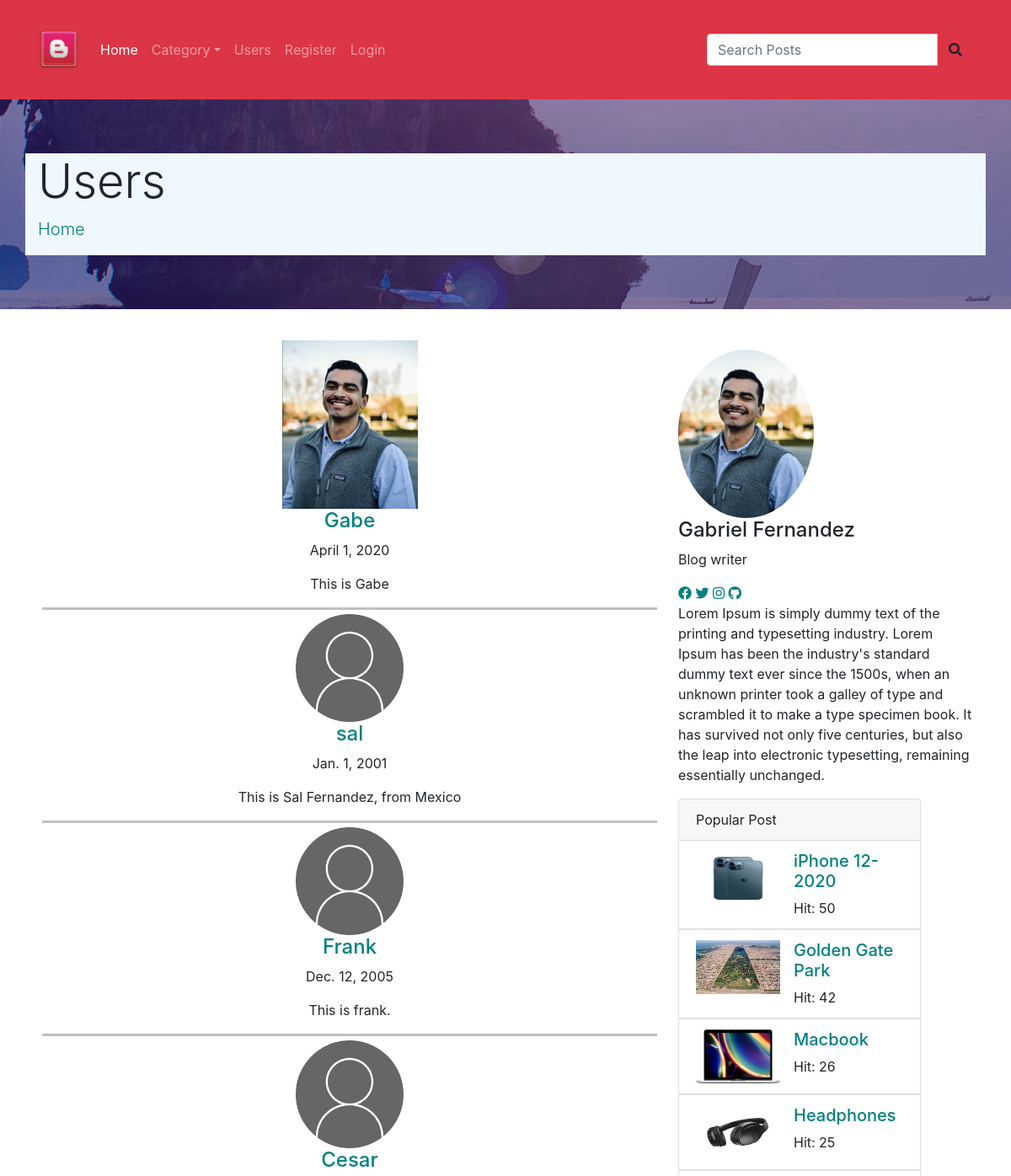
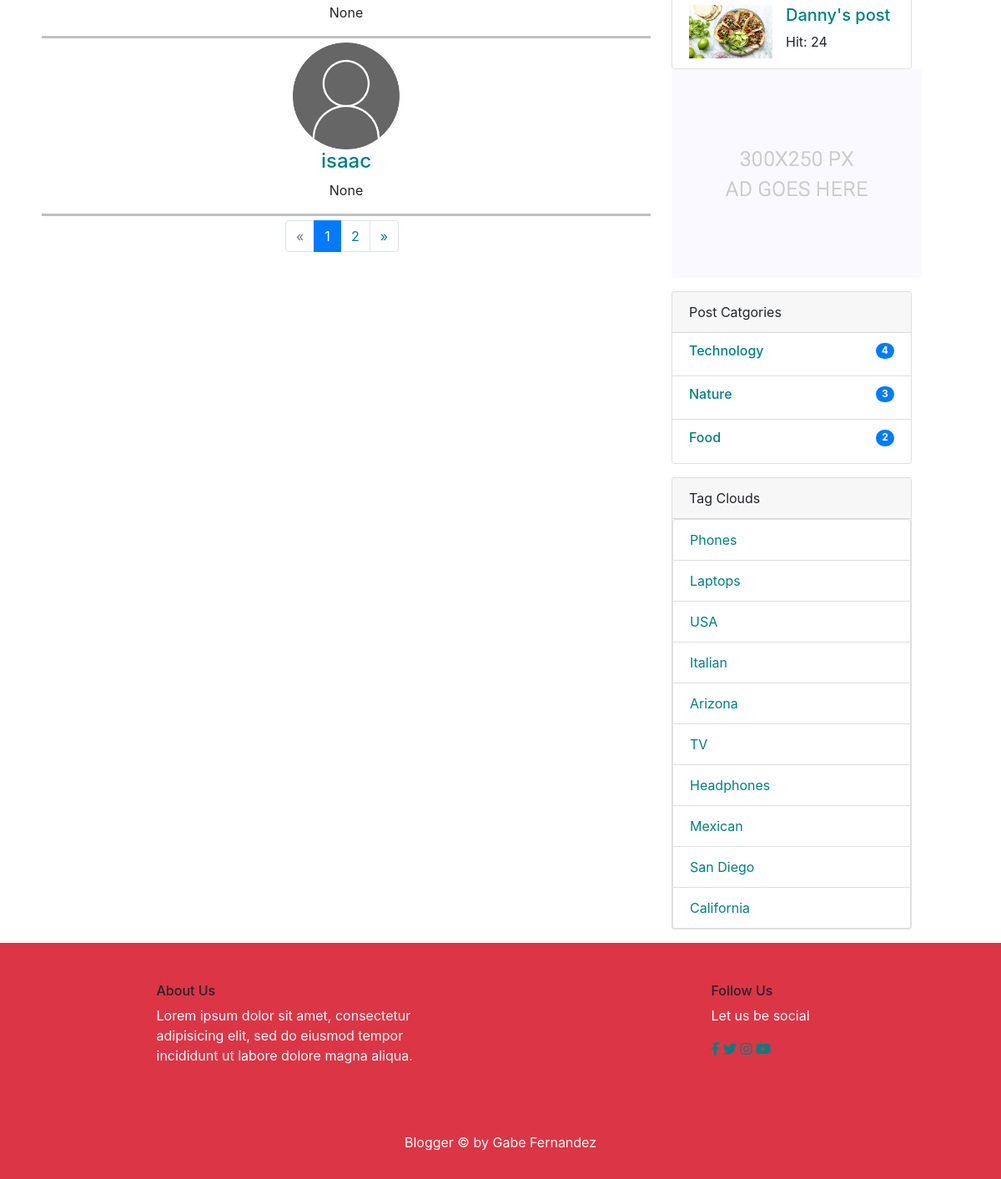
/users/, run on the app's committed database (2 pictures, top to bottom).
### users/models.py (models this page shows, shortened)
class UserProfile(models.Model):
    user = models.OneToOneField(settings.AUTH_USER_MODEL, on_delete=models.CASCADE)
    birthday = models.DateField(null=True, blank=True)
    bio = models.TextField(max_length=250, blank=True)
    image = models.ImageField(blank=True, null=True, default='users/user_default.png', upload_to='users')
    slug = models.SlugField(editable=False)

### posts/models.py (models this page shows, shortened)
class Post(models.Model):
    title = models.CharField(max_length=150)
    content = models.TextField()
    publishing_date = models.DateField(auto_now_add=True)
    image = models.ImageField(blank=True, null=True, upload_to='uploads')
    user = models.ForeignKey(settings.AUTH_USER_MODEL, on_delete=models.CASCADE)
    slug = models.SlugField(default="slug", editable=False)
    category = models.ForeignKey(Category, on_delete=models.CASCADE, related_name="posts", default=1)
    tag = models.ManyToManyField(Tag, related_name="posts", blank=True)
    slider_post = models.BooleanField(default=False)
    hit = models.PositiveIntegerField(default=0)

class Category(models.Model):
    title = models.CharField(max_length=100)
    slug = models.SlugField(editable=False)
    def post_count(self):
        return self.posts.all().count()

class Tag(models.Model):
    title = models.CharField(max_length=50)
    slug = models.SlugField(editable=False)
    def __str__(self):
        return self.title

### users/views.py (the view)
# urls.py: path('', UserListView.as_view(), name="user_list"),
class UserListView(ListView):
    template_name = 'users/user-list.html'
    model = UserProfile
    context_object_name = 'profiles'
    paginate_by = 5
    def get_context_data(self, **kwargs):
        context = super(UserListView, self).get_context_data(**kwargs)
        return context

### posts/templatetags/custom_tags.py (called while the page is built)
@register.simple_tag(name="categories")
def all_categories():
    return Category.objects.all()

@register.simple_tag(name="tags")
def all_tags():
    return Tag.objects.all()

@register.simple_tag(name="hit_posts")
def hit_posts():
    return Post.objects.order_by('-hit')[:5]

### templates/users/user-list.html (shortened to what this page needs)
{% extends 'posts/base.html'%}
{% load static %}
{% block content %}
        <div class="jumbotron jumbotron-fluid banner">
          <div class="container d-flex justify-content-center flex-column banner-text">
            <h1 class="display-4">Users</h1>
            <p class="lead"><a href="{% url 'index' %}">Home</a></p>
          </div>
        </div>
        <section class="blog_area ">
            <div class="container">
                <div class="row">
                    <div class="col-lg-8">
                        <div class="blog_left_sidebar" style="text-align:center;">
                            {% for profile in profiles %}
                            <div class="container" style="margin:5px; border-bottom:solid; border-color:silver">
                                <img src="{{profile.image.url}}">
								<a href="{% url 'users:user_posts' pk=profile.user.pk %}"> <h4>{{ profile.user.username }}</h4></a>
								<p>{{profile.birthday}}</p>
                                <p>{{profile.bio}}</p>
                            </div>
                            {% endfor %}
							{% if is_paginated %}
                            <nav class="blog-pagination justify-content-center d-flex">
		                        <ul class="pagination">
									{% if page_obj.has_previous %}
		                            <li class="page-item">
		                                <a href="?page={{page_obj.previous_page_number}}" class="page-link" aria-label="Previous">
		                                    <span aria-hidden="true">
		                                        <span aria-hidden="true">&laquo;</span>
        										<span class="sr-only">Previous</span>
		                                    </span>
		                                </a>
		                            </li>
									{%else%}
		                            <li class="page-item disabled">
		                                <a href="#" class="page-link" aria-label="Previous">
		                                    <span aria-hidden="true">
		                                        <span aria-hidden="true">&laquo;</span>
		                                    </span>
		                                </a>
		                            </li>
									{%endif%}
									{% for i in paginator.page_range %}
									{%if page_obj.number == i %}
		                            <li class="page-item active"><a href="#" class="page-link">{{i}}</a></li>
									{%else%}
		                            <li class="page-item"><a href="?page={{i}}" class="page-link">{{i}}</a></li>
									{%endif%}
									{%endfor%}
									{% if page_obj.has_next%}
		                            <li class="page-item">
		                                <a href="?page={{page_obj.next_page_number}}" class="page-link" aria-label="Next">
		                                    <span aria-hidden="true">
		                                        <span aria-hidden="true">&raquo;</span>
		                                    </span>
		                                </a>
		                            </li>
									{%endif%}
		                        </ul>
		                    </nav>
							{% endif %}
                        </div>
                    </div>
                    {% include 'posts/sidebar.html' %}
                </div>
            </div>
        </section>
{% endblock %}

### templates/posts/sidebar.html (shortened to what this page needs)
{% load static %}
{% load custom_tags %}
<div id=" sidebar"class=" col-lg-4" >
                        <div class="blog_right_sidebar my-3">
                            <aside class="author_section">
                                <img class="author_img rounded-circle" id="author_img" src="{% static "img/blog/gabe.png" %}" alt="">
                                <h4>Gabriel Fernandez</h4>
                                <p>Blog writer</p>
                                <div class="social_icon">
                                    <a href="#"><i class="fab fa-facebook"></i></a>
                                    <a href="#"><i class="fab fa-twitter"></i></a>
                                    <a href="#"><i class="fab fa-instagram"></i></a>
                                    <a href="#"><i class="fab fa-github"></i></a>
                                </div>
                                <p>Lorem Ipsum is simply dummy text of the printing and typesetting industry. Lorem Ipsum has been the industry's standard dummy text ever since the 1500s, when an unknown printer took a galley of type and scrambled it to make a type specimen book. It has survived not only five centuries, but also the leap into electronic typesetting, remaining essentially unchanged.</p>
                            </aside>
                            <div class="card" style="width: 18rem;">
                               <div class="card-header">
                                    Popular Post
                               </div>
                                {% hit_posts as posts %}
                                {% for post in posts %}
                               <ul class="list-group list-group-flush">
                                    <li class="list-group-item">
                                        <div class="media">
                                            <img src="{{post.image.url}}" class="mr-3" alt="..." style="height:64px; width:100px;">
                                            <div class="media-body">
                                                <a href="{% url 'detail' post.pk post.slug %}"><h5>{{ post.title }}</h5></a>
                                                Hit: {{post.hit}}
                                            </div>
                                        </div>
                                    </li>
                               </ul>
                                {%endfor %}
                            </div>
                            <aside class="single_sidebar_widget">
                                <a href="#"><img class="img-fluid" src="{% static "img/blog/add.jpg" %}" alt=""></a>
                            </aside>
                            <div class="card mt-3 " style="width: 18rem;">
                                <div class="card-header">
                                    Post Catgories
                                </div>
                                <ul class="list-group list-group-flush">
                                    {% categories as categories %}
                                    {% for category in categories %}
                                    <li class="list-group-item">
                                        <a href="{% url 'category_detail' pk=category.pk slug=category.slug %}" class="d-flex justify-content-between">
                                            <h6>{{category.title}}</h6>
                                            <h6 class="badge badge-primary badge-pill">{{category.post_count}}</h6>
                                        </a>
                                    </li>
                                    {% endfor %}
                                </ul>
                            </div>
                            <div class="card mt-3" style="width: 18rem;">
                                <div class="card-header">
                                    Tag Clouds
                                </div>
                                <ul class="list-group">
                                    {% tags as labels %}
                                    {% for label in labels%}
                                    <li class="list-group-item"><a href="{% url 'tag_detail' slug=label.slug%}">{{label}}</a></li>
                                    {% endfor %}
                                </ul>
                            </div>
                        </div>
                    </div>

### static/css/mycss.css (style rules this page uses)
a:link { color: teal; background-color: transparent; text-decoration: none; }
.banner { background: url(../img/banner/home-banner.jpg) no-repeat scroll center center; display:flex; }
.banner-text { background-color:#F0F8FF; }
#author_img { width:auto; height:200px; }

### data on the page
UserProfile: image (picture), user.username "Gabe", birthday "April 1, 2020", bio "This is Gabe"
UserProfile: image (placeholder picture), user.username "sal", birthday "Jan. 1, 2001", bio "This is Sal Fernandez, from Mexico"
UserProfile: image (placeholder picture), user.username "Frank", birthday "Dec. 12, 2005", bio "This is frank."
UserProfile: image (placeholder picture), user.username "Cesar", birthday "None"
UserProfile: image (placeholder picture), user.username "isaac", birthday "None"
Post: image (picture), title "iPhone 12-2020", hit "50"
Post: image (picture), title "Golden Gate Park", hit "42"
Post: image (picture), title "Macbook", hit "26"
Post: image (picture), title "Headphones", hit "25"
Post: image (picture), title "Danny's post", hit "24"
Category: title "Technology", post_count "4"
Category: title "Nature", post_count "3"
Category: title "Food", post_count "2"
Tag: title "Phones"
Tag: title "Laptops"
Tag: title "USA"
Tag: title "Italian"
Tag: title "Arizona"
Tag: title "TV"
Tag: title "Headphones"
Tag: title "Mexican"
Tag: title "San Diego"
Tag: title "California"

### other printed values
{{ i }} "1"
{{ i }} "2"
